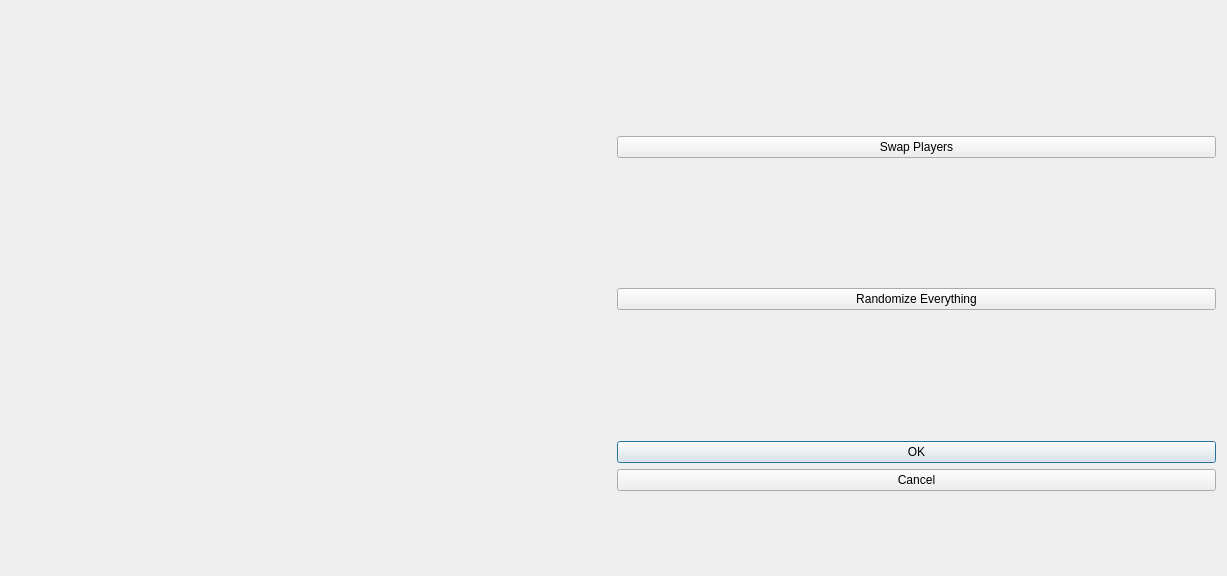
<?xml version="1.0" encoding="UTF-8"?>
<ui version="4.0">
 <class>dlgGroupAssignment</class>
 <widget class="QDialog" name="dlgGroupAssignment">
  <property name="geometry">
   <rect>
    <x>0</x>
    <y>0</y>
    <width>1227</width>
    <height>576</height>
   </rect>
  </property>
  <property name="windowTitle">
   <string>dlgGroupAssignment</string>
  </property>
  <layout class="QHBoxLayout" name="horizontalLayout_2">
   <item>
    <layout class="QHBoxLayout" name="horizontalLayout">
     <item>
      <widget class="GroupAssignmentListWidget" name="grpWidget" native="true"/>
     </item>
     <item>
      <layout class="QVBoxLayout" name="verticalLayout">
       <item>
        <spacer name="verticalSpacer_2">
         <property name="orientation">
          <enum>Qt::Vertical</enum>
         </property>
         <property name="sizeHint" stdset="0">
          <size>
           <width>20</width>
           <height>40</height>
          </size>
         </property>
        </spacer>
       </item>
       <item>
        <widget class="QPushButton" name="btnSwap">
         <property name="text">
          <string>Swap Players</string>
         </property>
        </widget>
       </item>
       <item>
        <spacer name="verticalSpacer_3">
         <property name="orientation">
          <enum>Qt::Vertical</enum>
         </property>
         <property name="sizeHint" stdset="0">
          <size>
           <width>20</width>
           <height>40</height>
          </size>
         </property>
        </spacer>
       </item>
       <item>
        <widget class="QPushButton" name="btnRandomize">
         <property name="text">
          <string>Randomize Everything</string>
         </property>
        </widget>
       </item>
       <item>
        <spacer name="verticalSpacer">
         <property name="orientation">
          <enum>Qt::Vertical</enum>
         </property>
         <property name="sizeHint" stdset="0">
          <size>
           <width>20</width>
           <height>40</height>
          </size>
         </property>
        </spacer>
       </item>
       <item>
        <widget class="QDialogButtonBox" name="buttonBox">
         <property name="sizePolicy">
          <sizepolicy hsizetype="Preferred" vsizetype="Expanding">
           <horstretch>0</horstretch>
           <verstretch>0</verstretch>
          </sizepolicy>
         </property>
         <property name="orientation">
          <enum>Qt::Vertical</enum>
         </property>
         <property name="standardButtons">
          <set>QDialogButtonBox::Cancel|QDialogButtonBox::Ok</set>
         </property>
        </widget>
       </item>
      </layout>
     </item>
    </layout>
   </item>
  </layout>
 </widget>
 <customwidgets>
  <customwidget>
   <class>GroupAssignmentListWidget</class>
   <extends>QWidget</extends>
   <header>GroupAssignmentListWidget.h</header>
   <container>1</container>
  </customwidget>
 </customwidgets>
 <resources/>
 <connections>
  <connection>
   <sender>buttonBox</sender>
   <signal>accepted()</signal>
   <receiver>dlgGroupAssignment</receiver>
   <slot>accept()</slot>
   <hints>
    <hint type="sourcelabel">
     <x>916</x>
     <y>479</y>
    </hint>
    <hint type="destinationlabel">
     <x>613</x>
     <y>287</y>
    </hint>
   </hints>
  </connection>
  <connection>
   <sender>buttonBox</sender>
   <signal>rejected()</signal>
   <receiver>dlgGroupAssignment</receiver>
   <slot>reject()</slot>
   <hints>
    <hint type="sourcelabel">
     <x>916</x>
     <y>479</y>
    </hint>
    <hint type="destinationlabel">
     <x>613</x>
     <y>287</y>
    </hint>
   </hints>
  </connection>
  <connection>
   <sender>btnRandomize</sender>
   <signal>clicked()</signal>
   <receiver>dlgGroupAssignment</receiver>
   <slot>onBtnRandomizeClicked()</slot>
   <hints>
    <hint type="sourcelabel">
     <x>916</x>
     <y>304</y>
    </hint>
    <hint type="destinationlabel">
     <x>613</x>
     <y>287</y>
    </hint>
   </hints>
  </connection>
  <connection>
   <sender>btnSwap</sender>
   <signal>clicked()</signal>
   <receiver>dlgGroupAssignment</receiver>
   <slot>onBtnSwapClicked()</slot>
   <hints>
    <hint type="sourcelabel">
     <x>916</x>
     <y>148</y>
    </hint>
    <hint type="destinationlabel">
     <x>613</x>
     <y>287</y>
    </hint>
   </hints>
  </connection>
 </connections>
 <slots>
  <slot>onBtnRandomizeClicked()</slot>
  <slot>onBtnSwapClicked()</slot>
 </slots>
</ui>
